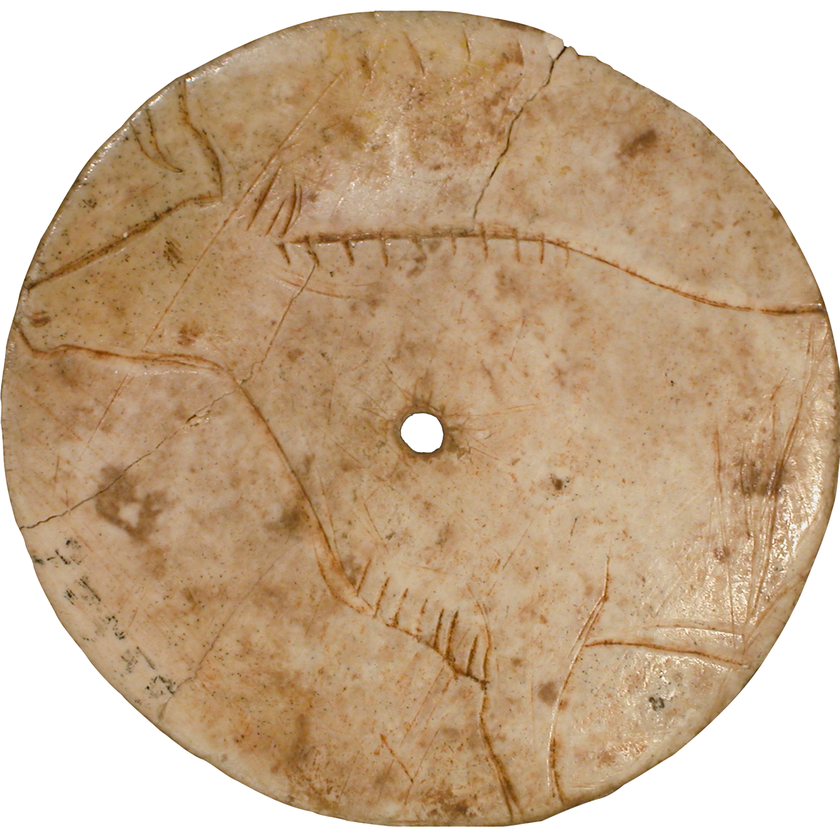
#> input picture data/original/non-radial/1.png, 840 x 840 px, shrunk from 1920 x 1920 before the run; its folder holds only this picture in this run
$ python image_preprocessing.py
#> lines starting #> are read from the running program, lines starting #| are printed output that depends on the picture
import os
import fnmatch
from math import ceil
import cv2
import numpy as np
import matplotlib.pyplot as plt


def create_dirs(dirs: list):
    for direc in dirs:
        if not os.path.exists(direc):
            os.makedirs(direc)


def get_images(dir_loc: str, categories: list):
    img_s, groups = {}, categories
    for group in groups:
        img_s.update({group: []})
        img_dir = os.path.join(dir_loc, group)
        for path, sub_dirs, files in os.walk(img_dir):
            for file in fnmatch.filter(files, "*.png"):
                img_s[group].append(os.path.join(path, file))
    return img_s


def split_images(img_s: dict, x_break: int, y_break: int, new_radial_loc: str, new_non_radial_loc: str):
    create_dirs([new_radial_loc, new_non_radial_loc])

    for idx, img_path in enumerate(img_s['non-radial']):
        img_name = img_path.split("/")[-1].split(".")[0]
        img = cv2.imread(img_path)
#> img is the input picture: shape (840, 840, 3); mean B, G, R 142.8, 172.4, 198.8
        preview_img = cv2.cvtColor(img, cv2.COLOR_BGR2RGB)
        height, width, depth = img.shape
#> height = 840; width = 840; depth = 3
        s_height = ceil(height / y_break)
#> s_height = 53
        s_width = ceil(width / x_break)
#> s_width = 53
        for i in range(y_break):
            for j in range(x_break):
                temp = img[i * s_height:(i + 1) * s_height, j * s_width:(j + 1) * s_width]
                white_pix = len(np.where(temp == 255)[0])
                if white_pix < 0.8 * temp.shape[0] * temp.shape[1]:
                    cv2.imwrite("{0}/{1}_{2}_{3}.png".format(new_non_radial_loc, img_name, i, j), temp)
#> this loop made 16 passes
#> pass 1, in split_images, `cv2.imwrite("{0}/{1}_{2}_{3}.png".format(new_non_radial_loc, img_name,..`:
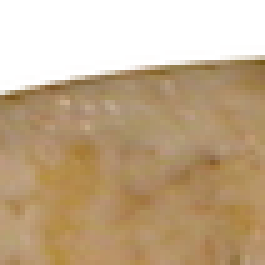
#> saved as 1_0_6.png: shape (53, 53, 3) (shown 5 times larger); mean B, G, R 140.5, 171.6, 195.2
#> pass 1, in split_images, `cv2.imwrite("{0}/{1}_{2}_{3}.png".format(new_non_radial_loc, img_name,..`:
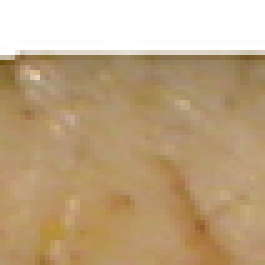
#> saved as 1_0_7.png: shape (53, 53, 3) (shown 5 times larger); mean B, G, R 132.3, 166.4, 191.6
#> pass 1, in split_images, `cv2.imwrite("{0}/{1}_{2}_{3}.png".format(new_non_radial_loc, img_name,..`:
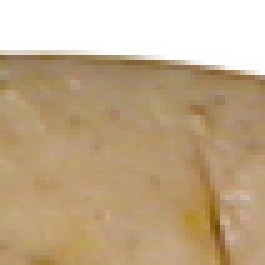
#> saved as 1_0_8.png: shape (53, 53, 3) (shown 5 times larger); mean B, G, R 140.1, 171.5, 194.7
#> pass 2, in split_images, `cv2.imwrite("{0}/{1}_{2}_{3}.png".format(new_non_radial_loc, img_name,..`:
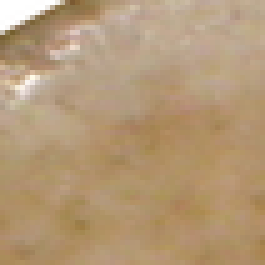
#> saved as 1_1_4.png: shape (53, 53, 3) (shown 5 times larger); mean B, G, R 118.7, 152.8, 180
        print("Split completed for image:", img_path)

    for idx, img_path in enumerate([i for i in img_s['radial'] if "_mask" not in i]):
        img_name = img_path.split("/")[-1].split(".")[0]
        img_mask_path = img_path.replace(img_name, img_name + "_mask")
        img = cv2.imread(img_path)
        img_mask = cv2.imread(img_mask_path)
        preview_img = cv2.cvtColor(img, cv2.COLOR_BGR2RGB)
        height, width, depth = img.shape
        s_height = ceil(height / y_break)
        s_width = ceil(width / x_break)
        for i in range(y_break):
            for j in range(x_break):
                temp = img[i * s_height:(i + 1) * s_height, j * s_width:(j + 1) * s_width]
                mask = img_mask[i * s_height:(i + 1) * s_height, j * s_width:(j + 1) * s_width]
                mask_pixels = len(np.where(mask == 0)[0])
                white_pix = len(np.where(temp == 255)[0])
                if mask_pixels > 0.2 * temp.shape[0] * temp.shape[1]:
                    if white_pix < 0.8 * temp.shape[0] * temp.shape[1]:
                        cv2.imwrite("{0}/{1}_{2}_{3}.png".format(new_radial_loc, img_name, i, j), temp)
                else:
                    if white_pix < 0.8 * temp.shape[0] * temp.shape[1]:
                        cv2.imwrite("{0}/{1}_{2}_{3}.png".format(new_non_radial_loc, img_name, i, j), temp)
        print("Split completed for image:", img_path)
    print("Images created successfully")


if __name__ == '__main__':
    image_dir = "data/original"
    labels = ['radial', 'non-radial']
    x_div, y_div = 16, 16

    radial_folder = "data/cropped/{0}x{0}/radial".format(x_div, y_div)
    non_radial_folder = "data/cropped/{0}x{0}/non-radial".format(x_div, y_div)
    images = get_images(image_dir, labels)
    split_images(images, x_div, y_div, radial_folder, non_radial_folder)
